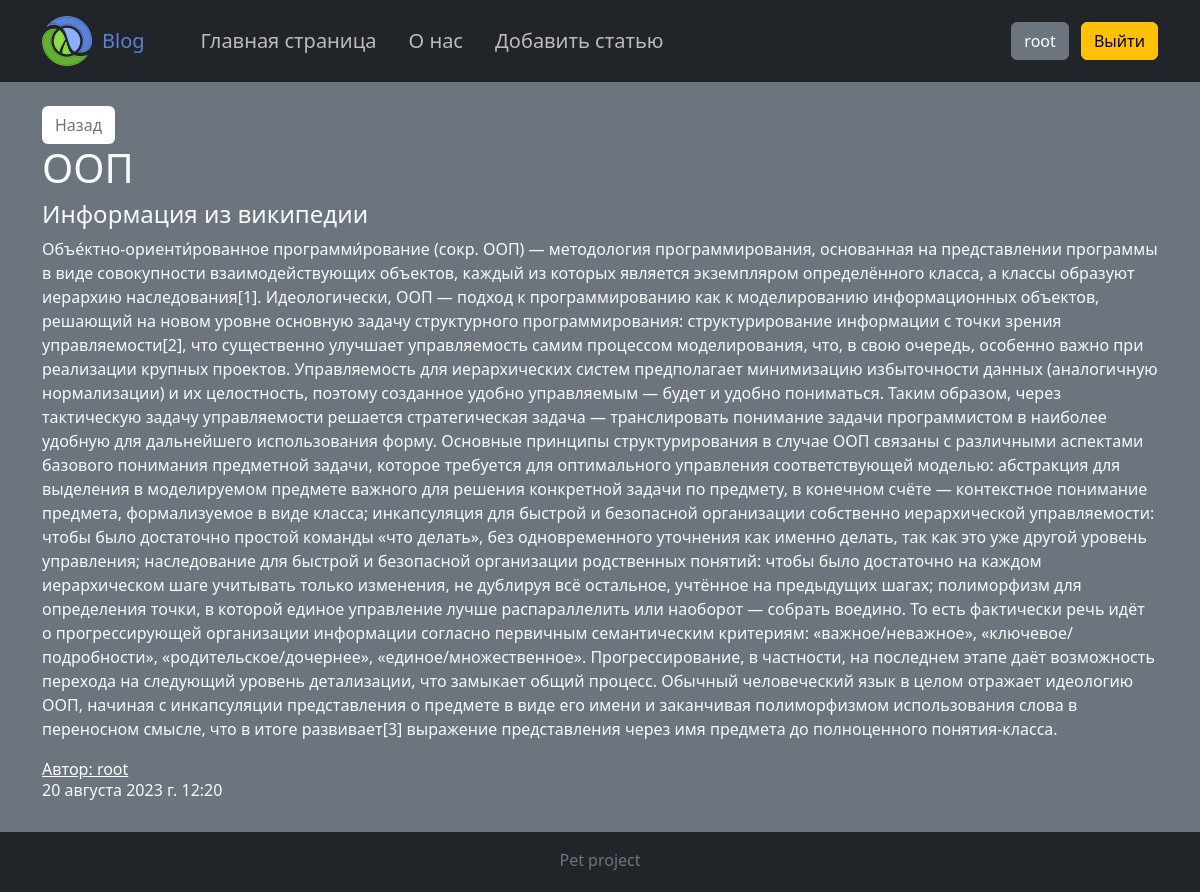
Screenshot of /oop/ (signed in) with the database file from the repository.
### authenticate/models.py (models this page shows, shortened)
class CustomUser(AbstractUser):
    username = models.CharField(
        max_length=50,
        unique=True,
        help_text='Введи логин',
        validators=[
            RegexValidator(
                regex=r'^[\w-]+$',
                message='Введи корректный логин. Логин может содержать буквы, цифры и символы -, _.'
            )
        ]
    )
    slug = models.SlugField(unique=True, verbose_name='URL')
    def get_absolute_url(self):
        return f"/profile/{self.slug}/"

### articles/models.py (models this page shows, shortened)
class Articles(models.Model):
    user = models.ForeignKey(settings.AUTH_USER_MODEL, on_delete=models.CASCADE, null=True, verbose_name="User's username")
    slug = models.SlugField(max_length=255, unique=True, db_index=True, verbose_name="URL")
    title = models.CharField(max_length=255, verbose_name="Title")
    description = models.TextField(blank=True, verbose_name="Description")
    content = models.TextField(verbose_name="Text")
    time_create = models.DateTimeField(auto_now_add=True, verbose_name="Time create")
    time_update = models.DateTimeField(auto_now=True, verbose_name="Time update")
    def __str__(self):
        return self.title
    class Meta:
        verbose_name = 'Статья'
        verbose_name_plural = 'Статьи'
        ordering = ['-time_create']

### articles/views.py (the view)
# urls.py: path('<slug:article_slug>/', ArticleDetailView.as_view(), name='article-detail')
class ArticleDetailView(DataMixin, DetailView):
    model = Articles
    template_name = 'articles/article.html'
    slug_url_kwarg = 'article_slug'
    context_object_name = 'articles'
    def get_context_data(self, **kwargs):
        context = super().get_context_data(**kwargs)
        c_def = self.get_user_context(title=context['articles'])
        return context | c_def
    def get_queryset(self):
        return super().get_queryset().select_related('user')

### articles/utils.py (called while the page is built)
    def get_user_context(self, **kwargs):
        context = kwargs
        user_menu = menu.copy()
        if not self.request.user.is_authenticated:
            user_menu.pop()
        context['menu'] = user_menu
        return context

### articles/templates/articles/article.html
{% extends 'articles/base.html' %}
{% block content %}
<a href="{% url 'home' %}" class="btn text-secondary bg-white">Назад</a>
<h1>{{articles}}</h1>
<h4>{{articles.description}}</h4>
<p>{{articles.content}}</p>
<a href="{{ articles.user.get_absolute_url }}" class="text-white">Автор: {{articles.user}}</a>
<h6>{{articles.time_create}}</h6>
{% endblock content %}

### articles/templates/articles/base.html (shortened to what this page needs)
{% load static %}
<!DOCTYPE html>
<html lang="ru">
<head>
    <link type="text/css" rel="stylesheet" href="{% static 'articles/css/bootstrap.min.css' %}">
    <link type="text/css" rel="stylesheet" href="{% static 'articles/css/style.css' %}">
</head>
<body>
    <header class="p-3 bg-dark text-white">
        <div class="container">
            <div
                class="d-flex flex-wrap align-items-center justify-content-center justify-content-lg-start">
                <a href="{% url 'home' %}"
                    class="d-flex align-items-center mb-2 mb-lg-0 text-white text-decoration-none">
                    <img src="{% static 'articles/images/logo.png' %}" alt="Logo">
                </a>
                <a href="{% url 'home' %}" class="nav-link my-log">Blog</a>
                <ul class="nav col-12 col-lg-auto me-lg-auto mb-2 justify-content-center mb-md-0">
                    {% for m in menu %}
                    {% if m.title == title %}
                    <li class="nav-link px-3 menu-selected">{{ m.title }}</li>
                    {% else %}
                    <li><a href="{% url m.url_name %}" class="nav-link px-3 my-link">{{ m.title }}</a></li>
                    {% endif %}
                    {% endfor %}
                </ul>
                <div class="text-end">
                    {% if request.user.is_authenticated %}
                    <a href="{{user.get_absolute_url }}" class="btn btn-secondary me-2">{{ user.username }}</a>
                    <a href="{% url 'logout' %}" class="btn btn-warning">Выйти</a>
                    {% else %}
                    <a href="{% url 'login' %}" class="btn btn-outline-light me-2">Войти</a>
                    <a href="{% url 'registration' %}" class="btn btn-warning me-2">Зарегистрироваться</a>
                    {% endif %}
                </div>
            </div>
        </div>
    </header>
    <main class="p-4 bg-secondary text-light">
        <div class="container">
            {% block content %}{% endblock content %}
        </div>
    </main>
    <footer class="footer bg-dark pt-3 pb-1">
        <p class="text-secondary text-center">Pet project</p>
    </footer>
</body>
</html>

### articles/static/articles/css/style.css (style rules this page uses)
body { background-color: #212529; }
.my-link { color: #bbb; font-size: 20px; transition-property: color; transition-duration: .3s; }
.my-log { padding-left: 10px; padding-right: 40px; font-size: 20px; color: #5881d8; }

### rows the page displays
CustomUser: username "root"
Articles: title "ООП", description "Информация из википедии", content "Объе́ктно-ориенти́рованное программи́рование (сокр. ООП) — методология программирования, основанная на представлении программы в виде совокупности взаимодействующих объектов, каждый из которых является экземпляром определённого класса, а классы образуют иерархию наследования[1]. Идеологически, ООП — подход к программированию как к моделированию информационных объектов, решающий на новом уровне основную задачу структурного программирования: структурирование информации с точки зрения управляемости[2], что существенно улучшает управляемость самим процессом моделирования, что, в свою очередь, особенно важно при реализации крупных проектов. Управляемость для иерархических систем предполагает…", user "root", time_create "20 августа 2023 г. 12:20"

### other values shown
{{ m.title }} "Главная страница" "О нас" "Добавить статью"
